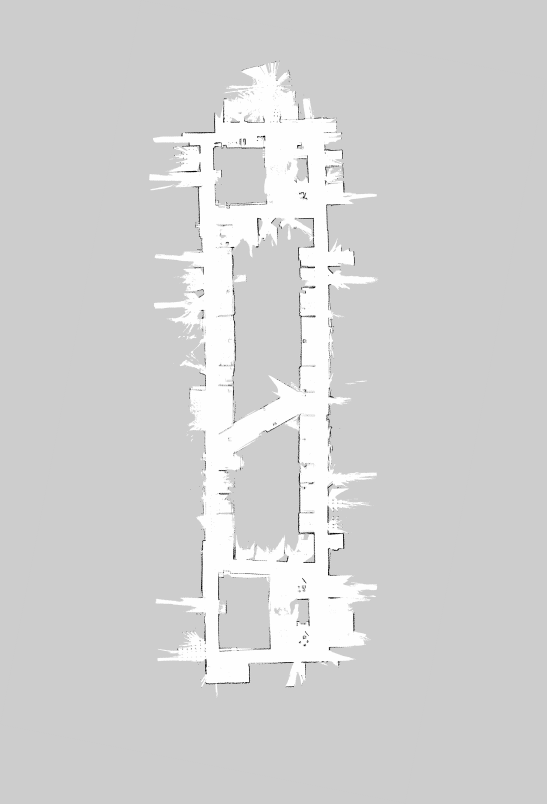
#> input picture map_new_new_edited.png, 1639 x 2411 px (shown at 1/3 size)
$ python -i draw.py   (imports and definitions only)
#> lines starting #> are read from the running program, lines starting #| are printed output that depends on the picture; after the words box and inside, x2 and y2 are one past the last pixel; in counts of white or black regions, pixels touching at a corner belong together
#> further down, picture is the input picture: shape (2411, 1639, 3); min 0, max 255, mean 210.3
import os
import cv2
import numpy as np
from win32api import GetSystemMetrics

# Load the image
# [1 line not run here, left out]

def get_roi(img):
    hsv_img = cv2.cvtColor(img, cv2.COLOR_BGR2HSV)
#> hsv_img: shape (2411, 1639, 3); mean H, S, V 0, 0, 210.3

    # Define the lower and upper bounds of the black color range
    lower = np.array([0, 0, 0])
    upper = np.array([180, 255, 30])

    # Create a mask to filter out non-black pixels
    mask = cv2.inRange(hsv_img, lower, upper)
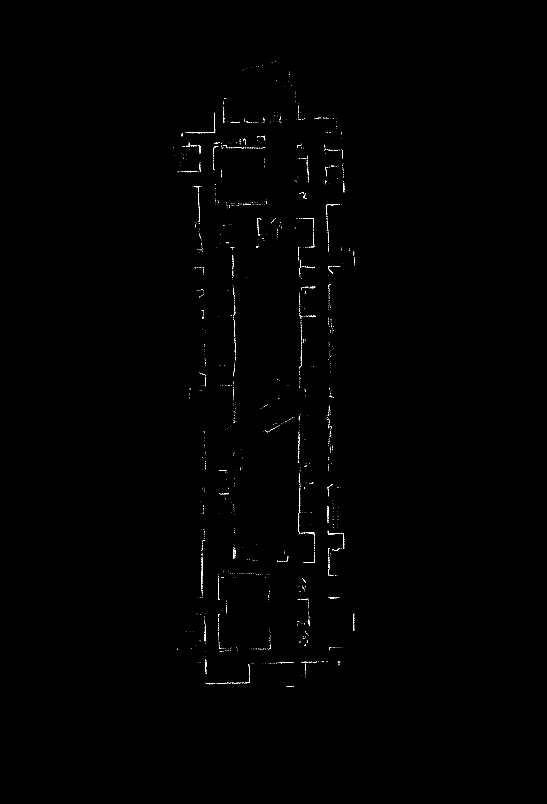
#> mask: shape (2411, 1639) (shown at 1/3 size); 0.21% white in thin lines or dots, all inside (x1, y1, x2, y2) = (520, 185, 1065, 2061)

    # Apply the mask to the original image
    maskImg = cv2.bitwise_and(img, img, mask=mask)

    # Find the coordinates of black pixels
    coords = []
    for y in range(mask.shape[0]):
        for x in range(mask.shape[1]):
            if mask[y, x] == 255:
                coords.append((x, y))

    # Find the highest, lowest, leftmost, and rightmost points
    highestPoint = coords[0]
#> highestPoint = (825, 185)
    lowestPoint = coords[0]
#> lowestPoint = (825, 185)
    leftmostPoint = coords[0]
#> leftmostPoint = (825, 185)
    rightmostPoint = coords[0]
#> rightmostPoint = (825, 185)

    for coord in coords:
        if coord[1] < highestPoint[1]:
            highestPoint = coord
        if coord[1] > lowestPoint[1]:
            lowestPoint = coord
        if coord[0] < leftmostPoint[0]:
            leftmostPoint = coord
        if coord[0] > rightmostPoint[0]:
            rightmostPoint = coord
#> after the loop, leftmostPoint = (520, 443); lowestPoint = (859, 2060); rightmostPoint = (1064, 1879)

    startPoint = (leftmostPoint[0], highestPoint[1])  # Starting coordinate of the grid
#> startPoint = (520, 185)
    endPoint = (rightmostPoint[0], lowestPoint[1])  # Ending coordinate of the grid

    return maskImg, startPoint, endPoint


def scale_image(origImg):
    screenWidth = GetSystemMetrics(0)
    screenHeight = GetSystemMetrics(1)

    if origImg is None:
        print("Could not read the image")

    imageAspectRatio = origImg.shape[1] / origImg.shape[0]

    maxWidth = screenWidth
    maxHeight = screenHeight

    scaledWidth = maxWidth
    scaledHeight = int(scaledWidth / imageAspectRatio)

    if scaledHeight > maxHeight:
        scaledHeight = maxHeight
        scaledWidth = int(scaledHeight * imageAspectRatio)

    posX = (screenWidth - scaledWidth) // 2
    posY = (screenHeight - scaledHeight) // 2

    cv2.namedWindow("Grid Image")
    cv2.moveWindow("Grid Image", posX, posY)
    origImg = cv2.resize(origImg, (scaledWidth, scaledHeight))

    return origImg


# [1 line that did not run here, left out]

# [1 line that did not run here, left out]

# Define the dot position
# [1 line that did not run here, left out]
# [1 line that did not run here, left out]

# [15 lines not run here, left out]

>>> import cv2
>>> picture = cv2.imread('map_new_new_edited.png')
>>> result = get_roi(picture)

$ run again, on 35.png
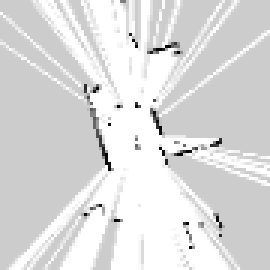
#> input picture 35.png, 90 x 90 px (shown 3 times larger)
#> picture is the input picture: shape (90, 90, 3); min 0, max 255, mean 220.3
#> hsv_img: shape (90, 90, 3); mean H, S, V 0, 0, 220.3
#> in get_roi, `mask = cv2.inRange(hsv_img, lower, upper)`:
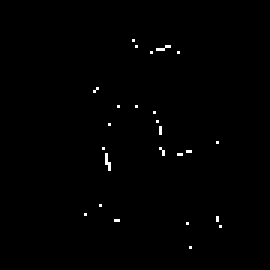
#> mask: shape (90, 90) (shown 3 times larger); 0.54% white in thin lines or dots, all inside (x1, y1, x2, y2) = (28, 13, 74, 83)

$ run again, on 36.png
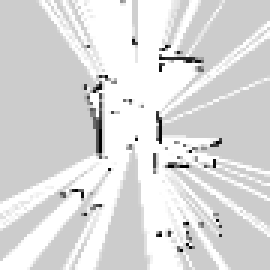
#> input picture 36.png, 90 x 90 px (shown 3 times larger)
#> picture is the input picture: shape (90, 90, 3); min 0, max 255, mean 219.7
#> hsv_img: shape (90, 90, 3); mean H, S, V 0, 0, 219.7
#> in get_roi, `mask = cv2.inRange(hsv_img, lower, upper)`:
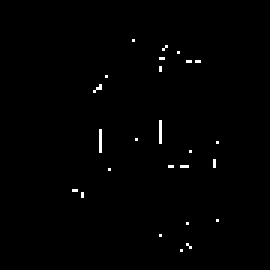
#> mask: shape (90, 90) (shown 3 times larger); 0.68% white in thin lines or dots, all inside (x1, y1, x2, y2) = (24, 13, 73, 84)

$ run again, on 37.png
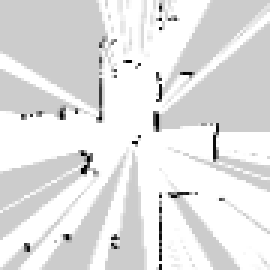
#> input picture 37.png, 90 x 90 px (shown 3 times larger)
#> picture is the input picture: shape (90, 90, 3); min 0, max 255, mean 226.9
#> hsv_img: shape (90, 90, 3); mean H, S, V 0, 0, 226.9
#> in get_roi, `mask = cv2.inRange(hsv_img, lower, upper)`:
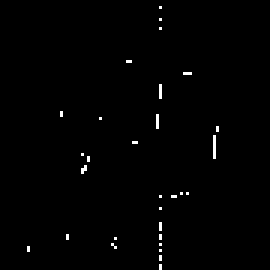
#> mask: shape (90, 90) (shown 3 times larger); 0.79% white in thin lines or dots, all inside (x1, y1, x2, y2) = (9, 2, 73, 90)
